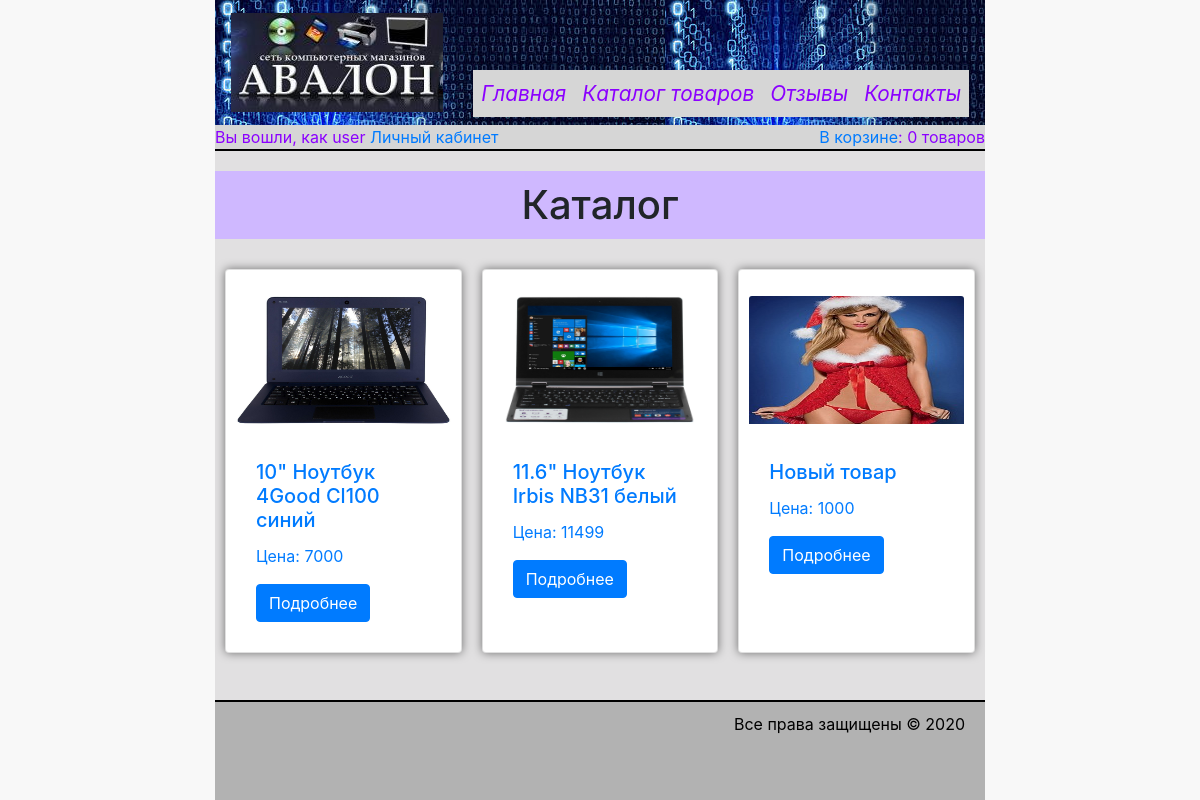
The page /?page=catalog (signed in) on the database its author committed.
### tables this page shows
CREATE TABLE IF NOT EXISTS goods (
  id INT(11) UNSIGNED NOT NULL AUTO_INCREMENT,
  name VARCHAR(255) NOT NULL,
  description_short TEXT DEFAULT NULL,
  thumbnail VARCHAR(255) DEFAULT 'NULL',
  property TEXT DEFAULT NULL,
  description TEXT DEFAULT NULL,
  price DOUBLE DEFAULT NULL,
  PRIMARY KEY (id)
);

### db.inc (called while the page is built, shortened)
<?php
class DB
{
    static $instance = null;
    static function getInstance()
    {
        if (self::$instance === null) {
            self::$instance = new DB();
        }
        return self::$instance;
    }
    private function __construct()
    {
        $conf = ['host' => '127.0.0.1',
            'user' => 'root',
            'password' => 'root',
            'db' => 'internet_shop'];
        $this->DBLink = new PDO("mysql:host={$conf['host']};dbname={$conf['db']};charset=UTF8", $conf['user'], $conf['password'],
            array(PDO::MYSQL_ATTR_INIT_COMMAND => 'SET NAMES \'UTF8\';'));
    }
    function QueryMany()
    {
        try {
            $args = func_get_args();
            $query = array_shift($args);
            if (!($rs = $this->getInstance()->DBLink->prepare($query))) {
                throw new Exception('Ошибка prepare');
            }
            if (!$rs->execute($args)) {
                throw new Exception('Ошибка execute');
            }
            if (!preg_match('/^\s*(insert|update|delete)/si', $query) && $rs->columnCount() > 0) {
                $rows = array();
                while ($row = $rs->fetch(PDO::FETCH_ASSOC)) {
                    if (isset($row['id']))
                        $rows[$row['id']] = $row;
                    else
                        $rows[] = $row;
                }
                return $rows;
            }
            return true;
        } catch (Exception $exc) {
            $DBError = $exc->getMessage();
            if (!$this->getInstance()->DBLink) {
                throw new Exception($DBError);
            }
            if ($this->getInstance()->DBLink->inTransaction()) $this->getInstance()->DBLink->rollBack();
            throw new Exception($DBError);
        }
    }
}

### catalog.inc (the view, shortened to what this page needs)
<?php
$goods = DB::getInstance()->QueryMany("SELECT * from goods");
if ($goods) {
    $thumbnails = [];
    $rows = DB::getInstance()->QueryMany("SELECT * FROM pictures ORDER BY product_id, id desc");
    foreach ($rows as $row) {
        $thumbnails[$row['product_id']] = [
            'picture_path' => WEB_ROOT  . '/' . str_replace(DIRECTORY_SEPARATOR, '/', $row['path']) . $row['name'],
            'picture_thumb' => WEB_ROOT . '/' . str_replace(DIRECTORY_SEPARATOR, '/', $row['path'] . THUMBNAIL_DIR) . $row['name']];
    }
}
?>
        <h1>Каталог</h1>
        <div class="tovar_list clearfix d-md-flex">
            <?php foreach ($goods as $product) { ?>
                <div class="card">
                    <a href="<?= "?page=goods_item&id=" . $product['id'] ?>">
                        <img class="card-img-top mt-3 mb-sm-3" src="<?=$thumbnails[$product['id']]['picture_path'] ?>" alt="<?= htmlspecialchars($product['name']) ?>" width="128" height="128">
                        <div class="card-body">
                            <h5 class="card-title"><?= htmlspecialchars($product['name']) ?></h5>
                            <p>Цена: <?= $product['price'] ?></p>
                            <a href="<?= "?page=goods_item&id=" . $product['id'] ?>" class="btn btn-primary">Подробнее</a>
                        </div>
                    </a>
                </div>
            <?php } ?>
        </div>

### css/style.css (style rules this page uses)
body, html { height: 100%; }
body { background-color: #f8f8f8; }
h1, h2, h3 { text-align: center; background-color: #cfb8ff; padding: 10px; margin: 20px 0 20px; }
.tovar_list { padding: 0; list-style-type: none; }
.tovar_list > div { margin: 10px; box-shadow: 0 0 10px rgba(0, 0, 0, 0.5); transition: all .2s ease-in-out; padding: 10px; }
.card { width: 18rem; }

### rows shown on the page
goods: shows a picture, name "10\" Ноутбук 4Good Cl100 синий", price "7000"
goods: shows a picture, name "11.6\" Ноутбук Irbis NB31 белый", price "11499"
goods: shows a picture, name "Новый товар", price "1000"

### other values the page prints
$_SESSION['login'] "user"
count($goodsInCart) "0"
